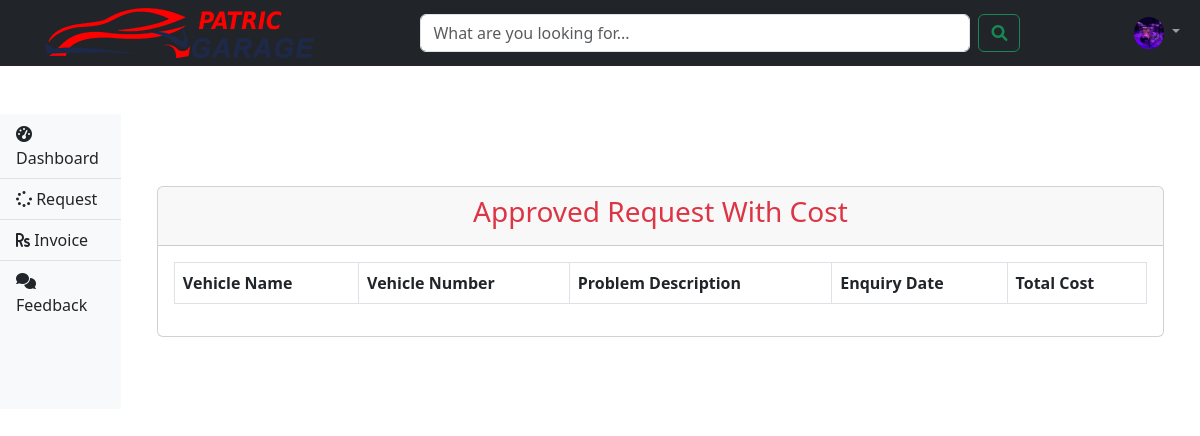
Page /customer-invoice (signed in) on the earlier database version.
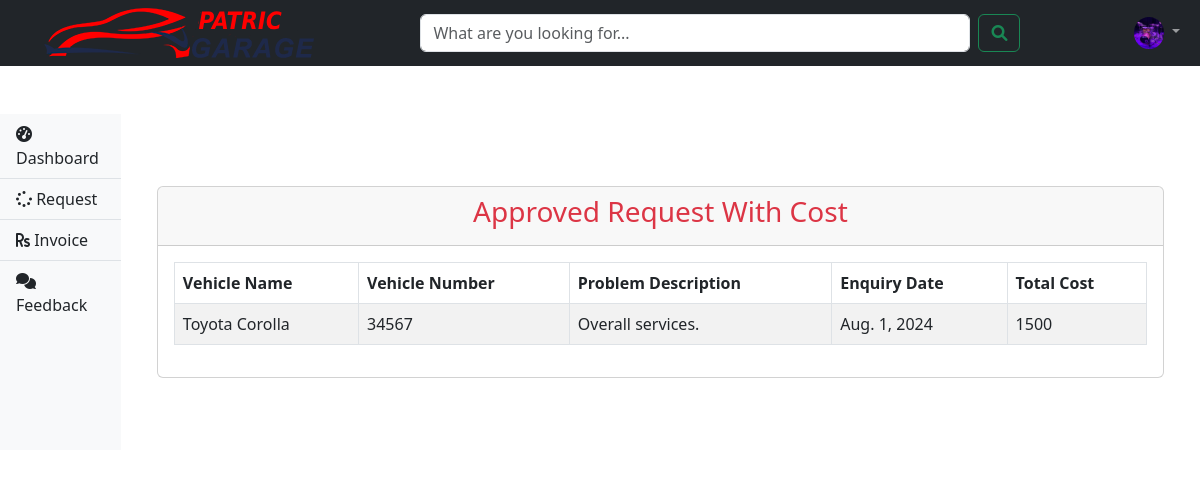
Same page on the later database version.
### vehicle/models.py (models this page shows, shortened)
class Request(models.Model):
    CATEGORY_CHOICES = (
        ('two wheeler with gear', 'Two Wheeler with Gear'),
        ('two wheeler without gear', 'Two Wheeler without Gear'),
        ('three wheeler', 'Three Wheeler'),
        ('four wheeler', 'Four Wheeler')
    )
    STATUS_CHOICES = (
        ('Pending', 'Pending'),
        ('Approved', 'Approved'),
        ('Repairing', 'Repairing'),
        ('Repairing Done', 'Repairing Done'),
        ('Released', 'Released')
    )
    category = models.CharField(max_length=50, choices=CATEGORY_CHOICES)
    vehicle_no = models.PositiveIntegerField()
    vehicle_name = models.CharField(max_length=40)
    vehicle_model = models.CharField(max_length=40)
    vehicle_brand = models.CharField(max_length=40)
    problem_description = models.CharField(max_length=500)
    date = models.DateField(auto_now_add=True)
    cost = models.PositiveIntegerField(null=True)
    customer = models.ForeignKey('Customer', on_delete=models.CASCADE, null=True)
    mechanic = models.ForeignKey('Mechanic', on_delete=models.CASCADE, null=True)
    status = models.CharField(max_length=50, choices=STATUS_CHOICES, default='Pending')

### vehicle/views.py (the view)
# urls.py: path('customer-invoice', views.customer_invoice_view,name='customer-invoice'),
@login_required(login_url='customerlogin')
@user_passes_test(is_customer)
def customer_invoice_view(request):
    customer = models.Customer.objects.get(user_id=request.user.id)
    enquiries = models.Request.objects.filter(customer_id=customer.id).exclude(status='Pending')
    return render(request, 'vehicle/customer_invoice.html', {'customer': customer, 'enquiries': enquiries})

### vehicle/views.py (called while the page is built)
def is_customer(user):
    return user.groups.filter(name='CUSTOMER').exists()

### vehicle/templates/vehicle/customer_invoice.html
{% extends 'vehicle/customerbase.html' %}
{% block content %}
<div class="container my-5">
  <div class="card">
    <div class="card-header">
      <h3 class="text-danger text-center">Approved Request With Cost</h3>
    </div>
    <div class="card-body">
      <div class="table-responsive">
        <table class="table table-striped table-bordered">
          <thead>
            <tr>
              <th>Vehicle Name</th>
              <th>Vehicle Number</th>
              <th>Problem Description</th>
              <th>Enquiry Date</th>
              <th>Total Cost</th>
            </tr>
          </thead>
          <tbody>
            {% for enq in enquiries %}
            <tr>
              <td>{{ enq.vehicle_name }}</td>
              <td>{{ enq.vehicle_no }}</td>
              <td>{{ enq.problem_description }}</td>
              <td>{{ enq.date }}</td>
              <td>{{ enq.cost }}</td>
            </tr>
            {% endfor %}
          </tbody>
        </table>
      </div>
    </div>
  </div>
</div>
{% endblock content %}

Differences in the rows shown:
added Request: vehicle_name "Toyota Corolla", vehicle_no "34567", problem_description "Overall services.", date "Aug. 1, 2024", cost "1500"
